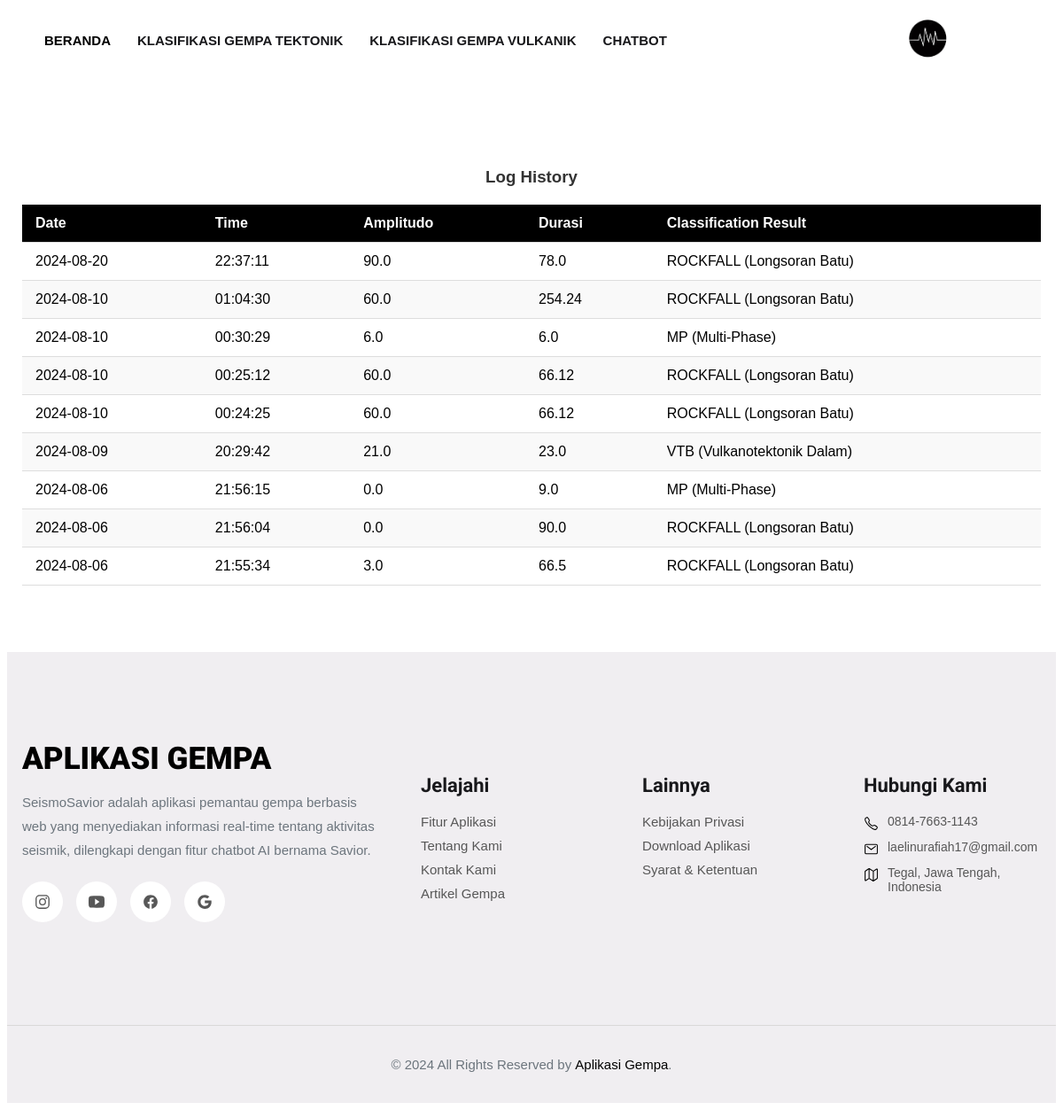
Page /log_vulkanik on the committed database.
### app.py (models this page shows)
class logVulkanik(db.Model):
    id = db.Column(db.Integer, primary_key=True)
    timestamp = db.Column(db.DateTime, default=datetime.utcnow)
    amplitudo = db.Column(db.Float, nullable=False)
    durasi = db.Column(db.Float, nullable=False)
    classification_result = db.Column(db.String(100), nullable=False)

### app.py (the view)
@app.route('/log_vulkanik')
def log_vulkanik():
    logs = logVulkanik.query.order_by(logVulkanik.timestamp.desc()).all()
    return render_template('log_vulkanik.html', logs=logs)

### app.py (called while the page is built)
@app.before_request
def initialize_database():
    global initialized
    if not initialized:
        db.create_all()
        if Article.query.count() == 0:
            add_default_articles()
        initialized = True

### templates/log_vulkanik.html (shortened to what this page needs)
<!DOCTYPE html>
<html lang="en">
<head>
    <link rel="stylesheet" href="static/css/style.css" />
</head>
<body>
    <header class="header" data-header>
        <div class="container">
            <nav class="navbar" data-navbar>
                <ul class="navbar-list container">
                    <li>
                        <a href="{{ url_for('index') }}" class="navbar-link active" data-nav-link>BERANDA</a>
                    </li>
                    <li>
                        <a href="{{ url_for('klasifikasi_tektonik') }}" class="navbar-link" data-nav-link="">KLASIFIKASI GEMPA TEKTONIK</a>
                    </li>
                        <a href="{{ url_for('klasifikasi_vulkanik') }}" class="navbar-link" data-nav-link="">KLASIFIKASI GEMPA VULKANIK</a>
                    <li>
                        <a href="{{ url_for('chat') }}" class="navbar-link" data-nav-link>CHATBOT</a>
                    </li>
                </ul>
            </nav>
            <div class="logo">
                <a href="{{ url_for('index') }}"><img src="static\images\logo.png" alt="Logo Kamu" class="img-fluid"/></a>
            </div>
        </div>
    </header>
    <main>
        <article>
            <div class="container">
                <section class="section hero" aria-label="hero" id="home">
                        <h1>Log History</h1>
                        <div class="log-table">
                            <table>
                                <thead>
                                    <tr>
                                        <th>Date</th>
                                        <th>Time</th>
                                        <th>Amplitudo</th>
                                        <th>Durasi</th>
                                        <th>Classification Result</th>
                                    </tr>
                                </thead>
                                <tbody>
                                    {% for log in logs %}
                                    <tr>
                                        <td>{{ log.timestamp.strftime('%Y-%m-%d') }}</td>
                                        <td>{{ log.timestamp.strftime('%H:%M:%S') }}</td>
                                        <td>{{ log.amplitudo }}</td>
                                        <td>{{ log.durasi }}</td>
                                        <td>{{ log.classification_result }}</td>
                                    </tr>
                                    {% endfor %}
                                </tbody>
                            </table>
                        </div>
                </section>
            </div>
        </article>
    </main>
    <br>
    <br>
    <footer class="footer">
        <div class="section footer-top">
          <div class="container">
            <div class="footer-brand">
              <a href="#" class="logo">APLIKASI GEMPA</a>
              <p class="section-text">
                SeismoSavior adalah aplikasi pemantau gempa berbasis web yang
                menyediakan informasi real-time tentang aktivitas seismik,
                dilengkapi dengan fitur chatbot AI bernama Savior.
              </p>
              <ul class="social-list">
                <li>
                  <a href="#" class="social-link">
                    <ion-icon name="logo-instagram"></ion-icon>
                  </a>
                </li>
                <li>
                  <a href="#" class="social-link">
                    <ion-icon name="logo-youtube"></ion-icon>
                  </a>
                </li>
                <li>
                  <a href="#" class="social-link">
                    <ion-icon name="logo-facebook"></ion-icon>
                  </a>
                </li>
                <li>
                  <a href="#" class="social-link">
                    <ion-icon name="logo-google"></ion-icon>
                  </a>
                </li>
              </ul>
            </div>
            <ul class="footer-list">
              <li>
                <p class="footer-list-title">Jelajahi</p>
              </li>
              <li>
                <a href="#" class="footer-link">Fitur Aplikasi</a>
              </li>
              <li>
                <a href="#" class="footer-link">Tentang Kami</a>
              </li>
              <li>
                <a href="#" class="footer-link">Kontak Kami</a>
              </li>
              <li>
                <a href="#" class="footer-link">Artikel Gempa</a>
              </li>
            </ul>
            <ul class="footer-list">
              <li>
                <p class="footer-list-title">Lainnya</p>
              </li>
              <li>
                <a href="#" class="footer-link">Kebijakan Privasi</a>
              </li>
              <li>
                <a href="#" class="footer-link">Download Aplikasi</a>
              </li>
              <li>
                <a href="#" class="footer-link">Syarat & Ketentuan</a>
              </li>
            </ul>
            <ul class="footer-list">
              <li>
                <p class="footer-list-title">Hubungi Kami</p>
              </li>
              <li class="footer-item">
                <ion-icon name="call-outline" aria-hidden="true"></ion-icon>
                <a href="087791921967" class="item-link">0814-7663-1143</a>
              </li>
              <li class="footer-item">
                <ion-icon name="mail-outline" aria-hidden="true"></ion-icon>
                <a href="mailto:laelinurafiah17@gmail.com" class="item-link">laelinurafiah17@gmail.com</a>
              </li>
              <li class="footer-item">
                <ion-icon name="map-outline" aria-hidden="true"></ion-icon>
                <address class="item-link address">
                  Tegal, Jawa Tengah, Indonesia
                </address>
              </li>
            </ul>
          </div>
        </div>
        <div class="footer-bottom">
          <div class="container">
            <p class="copyright">
              &copy; 2024 All Rights Reserved by
              <a href="#" class="copyright-link">Aplikasi Gempa</a>.
            </p>
          </div>
        </div>
      </footer>
</body>
</html>

### templates/log_vulkanik.html (style rules this page uses)
h1 { text-align: center; margin-bottom: 20px; color: #333333; }
.log-table { overflow-x: auto; }
table { width: 100%; border-collapse: collapse; }
thead { background-color: #000000; color: #ffffff; }
th, td { padding: 12px 15px; text-align: left; border-bottom: 1px solid #dddddd; }
tbody tr:nth-child(even) { background-color: #f9f9f9; }

### rows in the picture
logVulkanik: timestamp "2024-08-20", timestamp "22:37:11", amplitudo "90.0", durasi "78.0", classification_result "ROCKFALL (Longsoran Batu)"
logVulkanik: timestamp "2024-08-10", timestamp "01:04:30", amplitudo "60.0", durasi "254.24", classification_result "ROCKFALL (Longsoran Batu)"
logVulkanik: timestamp "2024-08-10", timestamp "00:30:29", amplitudo "6.0", durasi "6.0", classification_result "MP (Multi-Phase)"
logVulkanik: timestamp "2024-08-10", timestamp "00:25:12", amplitudo "60.0", durasi "66.12", classification_result "ROCKFALL (Longsoran Batu)"
logVulkanik: timestamp "2024-08-10", timestamp "00:24:25", amplitudo "60.0", durasi "66.12", classification_result "ROCKFALL (Longsoran Batu)"
logVulkanik: timestamp "2024-08-09", timestamp "20:29:42", amplitudo "21.0", durasi "23.0", classification_result "VTB (Vulkanotektonik Dalam)"
logVulkanik: timestamp "2024-08-06", timestamp "21:56:15", amplitudo "0.0", durasi "9.0", classification_result "MP (Multi-Phase)"
logVulkanik: timestamp "2024-08-06", timestamp "21:56:04", amplitudo "0.0", durasi "90.0", classification_result "ROCKFALL (Longsoran Batu)"
logVulkanik: timestamp "2024-08-06", timestamp "21:55:34", amplitudo "3.0", durasi "66.5", classification_result "ROCKFALL (Longsoran Batu)"
